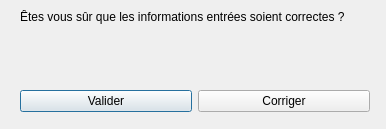
<?xml version="1.0" encoding="UTF-8"?>
<ui version="4.0">
 <class>Verify</class>
 <widget class="QDialog" name="Verify">
  <property name="geometry">
   <rect>
    <x>0</x>
    <y>0</y>
    <width>386</width>
    <height>129</height>
   </rect>
  </property>
  <property name="windowTitle">
   <string>Vérification</string>
  </property>
  <widget class="QWidget" name="">
   <property name="geometry">
    <rect>
     <x>20</x>
     <y>10</y>
     <width>350</width>
     <height>102</height>
    </rect>
   </property>
   <layout class="QVBoxLayout" name="verticalLayout">
    <item>
     <widget class="QLabel" name="label">
      <property name="text">
       <string>Êtes vous sûr que les informations entrées soient correctes ?</string>
      </property>
     </widget>
    </item>
    <item>
     <spacer name="verticalSpacer">
      <property name="orientation">
       <enum>Qt::Vertical</enum>
      </property>
      <property name="sizeHint" stdset="0">
       <size>
        <width>20</width>
        <height>40</height>
       </size>
      </property>
     </spacer>
    </item>
    <item>
     <layout class="QHBoxLayout" name="horizontalLayout">
      <item>
       <widget class="QPushButton" name="val_button">
        <property name="text">
         <string>Valider</string>
        </property>
       </widget>
      </item>
      <item>
       <widget class="QPushButton" name="cancel_button">
        <property name="text">
         <string>Corriger</string>
        </property>
       </widget>
      </item>
     </layout>
    </item>
   </layout>
  </widget>
 </widget>
 <resources/>
 <connections/>
</ui>
